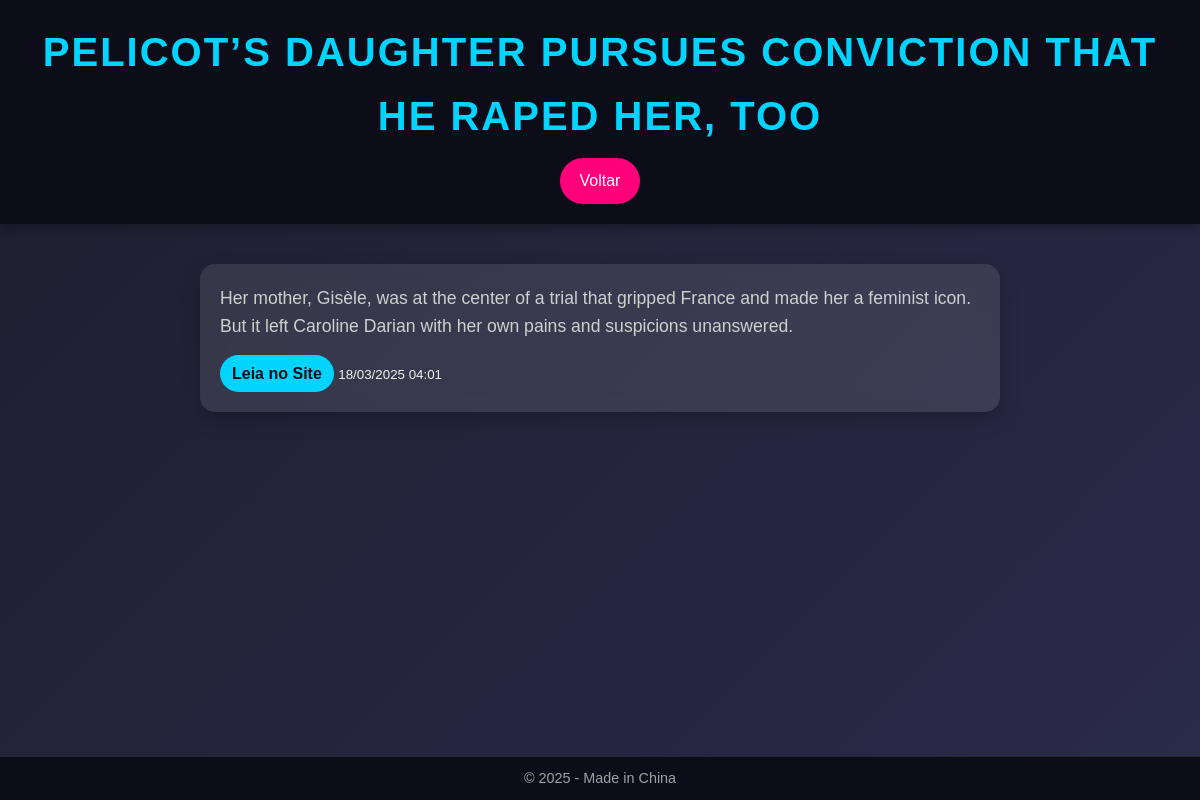
/noticia/626, run on the app's committed database.
### app/models.py (models this page shows)
class Noticia(db.Model):
    __tablename__ = 'Noticia'
    id = db.Column(db.Integer, primary_key=True)
    titulo = db.Column(db.String(200), nullable=False)
    conteudo = db.Column(db.Text, nullable=False)
    url = db.Column(db.String(500), unique=True, nullable=False)
    data_publicacao = db.Column(db.DateTime, nullable=False)

### app/routes.py (the view)
@app.route('/noticia/<int:id>')
def noticia_detalhe(id):
    noticia = Noticia.query.get_or_404(id)
    return render_template('noticia.html', noticia=noticia)

### app/templates/noticia.html (shortened to what this page needs)
<!DOCTYPE html>
<html lang="pt-br">
<head>
    <link rel="stylesheet" href="{{ url_for('static', filename='styles.css') }}">
</head>
<body>
    <header>
        <h1>{{ noticia.titulo }}</h1>
        <a href="/" class="btn-voltar">Voltar</a>
    </header>
    <main>
        <section class="noticia-detalhe">
            <p>{{ noticia.conteudo }}</p>
            <a href="{{ noticia.url }}" target="_blank" class="btn-leia-mais">Leia no Site</a>
            <small>{{ noticia.data_publicacao.strftime('%d/%m/%Y %H:%M') }}</small>
        </section>
    </main>
    <footer>
        <p>© 2025 - Made in China</p>
    </footer>
</body>
</html>

### app/static/styles.css (style rules this page uses)
* { margin: 0; padding: 0; box-sizing: border-box; font-family: 'Arial', sans-serif; }
body { background: linear-gradient(135deg, #1e1e2f 0%, #2a2a4a 100%); color: #f0f0f0; line-height: 1.6; min-height: 100vh; display: flex; flex-direction: column; }
header { background: #0d0d1a; padding: 20px; text-align: center; box-shadow: 0 4px 10px rgba(0, 0, 0, 0.3); }
header h1 { font-size: 2.5em; color: #00d4ff; text-transform: uppercase; letter-spacing: 2px; }
.btn-atualizar, .btn-voltar { display: inline-block; margin-top: 10px; padding: 10px 20px; background: #ff007a; color: #fff; text-decoration: none; border-radius: 25px; transition: transform 0.3s, background 0.3s; }
main { flex: 1; padding: 20px; }
.btn-leia-mais { display: inline-block; padding: 6px 12px; background: #00d4ff; color: #0d0d1a; text-decoration: none; border-radius: 20px; font-weight: bold; transition: background 0.3s; align-self: flex-start; }
.noticia-detalhe { max-width: 800px; margin: 20px auto; padding: 20px; background: rgba(255, 255, 255, 0.1); border-radius: 15px; backdrop-filter: blur(10px); box-shadow: 0 8px 20px rgba(0, 0, 0, 0.2); }
.noticia-detalhe p { font-size: 1.1em; color: #d0d0d0; margin-bottom: 15px; }
footer { background: #0d0d1a; padding: 10px; text-align: center; font-size: 0.9em; color: #a0a0a0; border-top: 1px solid rgba(255, 255, 255, 0.1); }

### data on the page
Noticia: titulo "PELICOT’S DAUGHTER PURSUES CONVICTION THAT HE RAPED HER, TOO", conteudo "Her mother, Gisèle, was at the center of a trial that gripped France and made her a feminist icon. But it left Caroline Darian with her own pains and suspicions unanswered.", data_publicacao "18/03/2025 04:01"
